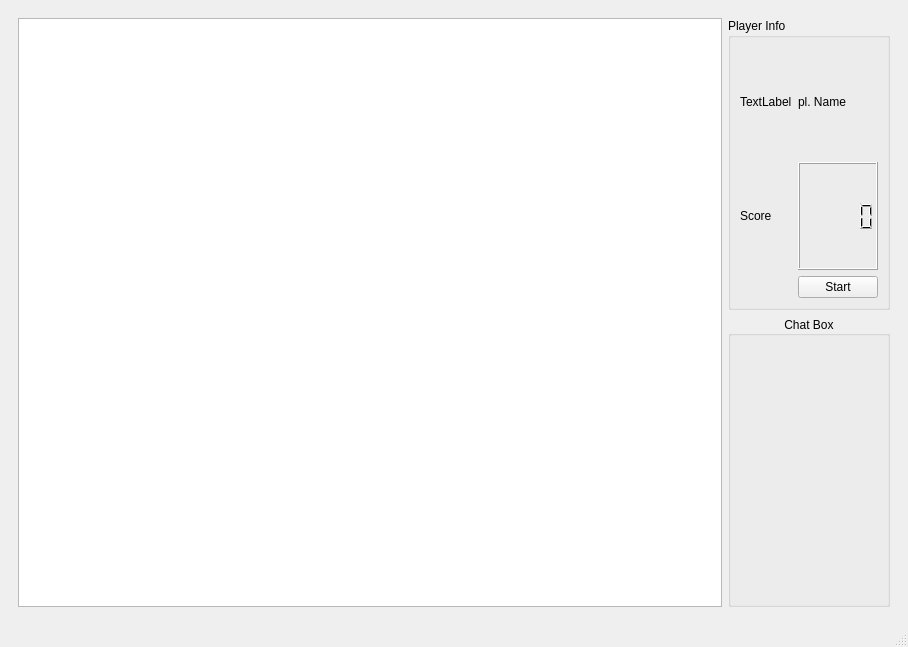
<?xml version="1.0" encoding="UTF-8"?>
<ui version="4.0">
 <class>Game</class>
 <widget class="QMainWindow" name="Game">
  <property name="geometry">
   <rect>
    <x>0</x>
    <y>0</y>
    <width>908</width>
    <height>647</height>
   </rect>
  </property>
  <property name="windowTitle">
   <string>Game</string>
  </property>
  <widget class="QWidget" name="centralwidget">
   <layout class="QGridLayout" name="gridLayout">
    <item row="0" column="0">
     <widget class="QStackedWidget" name="stackedWidget">
      <widget class="QWidget" name="page">
       <layout class="QGridLayout" name="gridLayout_3">
        <item row="1" column="1">
         <widget class="QGroupBox" name="groupBox_2">
          <property name="locale">
           <locale language="English" country="World"/>
          </property>
          <property name="title">
           <string>Chat Box</string>
          </property>
          <property name="alignment">
           <set>Qt::AlignCenter</set>
          </property>
          <property name="flat">
           <bool>true</bool>
          </property>
          <property name="checkable">
           <bool>false</bool>
          </property>
         </widget>
        </item>
        <item row="0" column="1">
         <widget class="QGroupBox" name="groupBox">
          <property name="title">
           <string>Player Info</string>
          </property>
          <layout class="QGridLayout" name="gridLayout_2">
           <item row="0" column="0">
            <widget class="QLabel" name="label">
             <property name="text">
              <string>TextLabel</string>
             </property>
            </widget>
           </item>
           <item row="0" column="1">
            <widget class="QLabel" name="playerNameLabel">
             <property name="text">
              <string>pl. Name</string>
             </property>
            </widget>
           </item>
           <item row="1" column="0">
            <widget class="QLabel" name="label_3">
             <property name="text">
              <string>Score</string>
             </property>
            </widget>
           </item>
           <item row="1" column="1">
            <widget class="QLCDNumber" name="scoreLcdNumber"/>
           </item>
           <item row="2" column="1">
            <widget class="QPushButton" name="startPushButton">
             <property name="text">
              <string>Start</string>
             </property>
            </widget>
           </item>
          </layout>
         </widget>
        </item>
        <item row="0" column="0" rowspan="2">
         <widget class="SnakeGameView" name="graphicsView"/>
        </item>
       </layout>
      </widget>
      <widget class="QWidget" name="page_2"/>
     </widget>
    </item>
   </layout>
  </widget>
  <widget class="QMenuBar" name="menubar">
   <property name="geometry">
    <rect>
     <x>0</x>
     <y>0</y>
     <width>908</width>
     <height>22</height>
    </rect>
   </property>
  </widget>
  <widget class="QStatusBar" name="statusbar"/>
 </widget>
 <customwidgets>
  <customwidget>
   <class>SnakeGameView</class>
   <extends>QGraphicsView</extends>
   <header>snakegameview.h</header>
  </customwidget>
 </customwidgets>
 <resources/>
 <connections/>
</ui>
